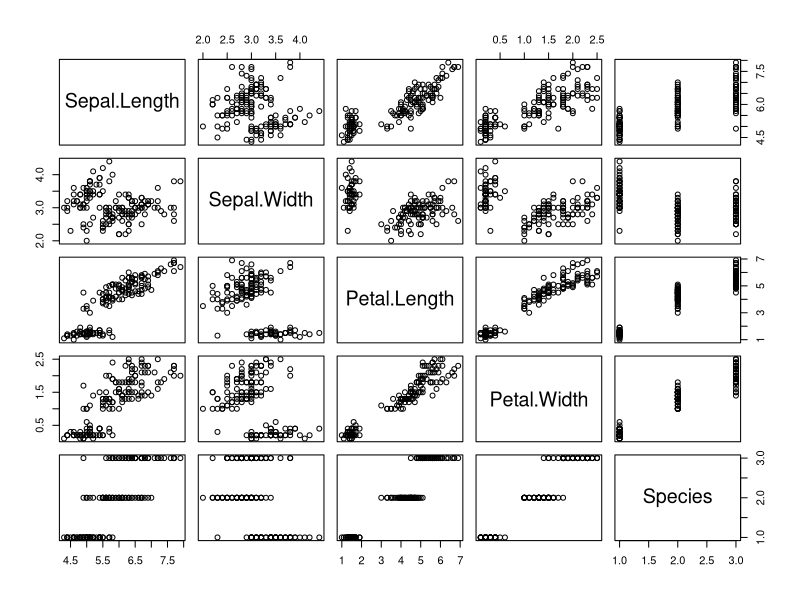
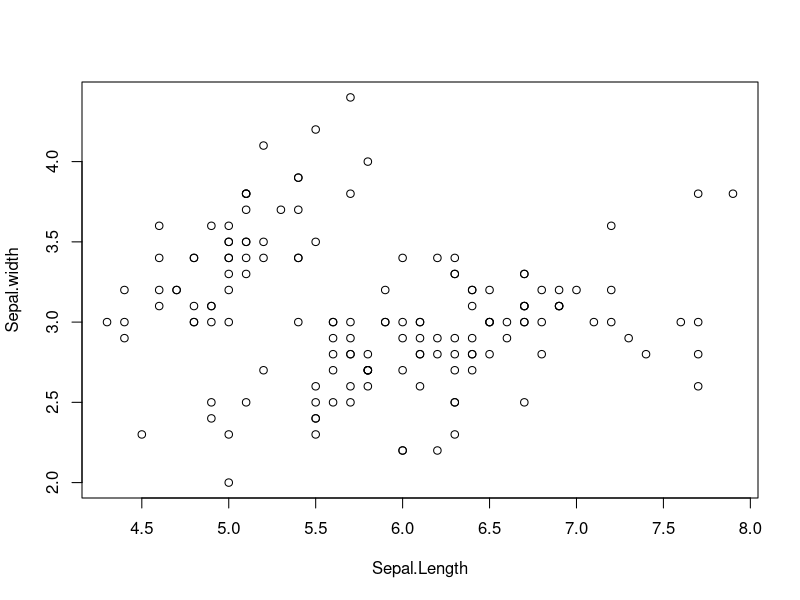
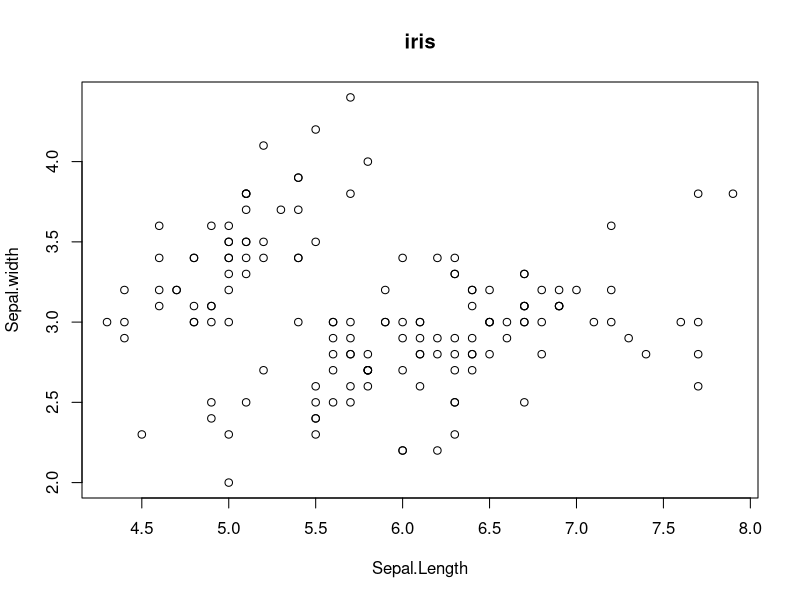
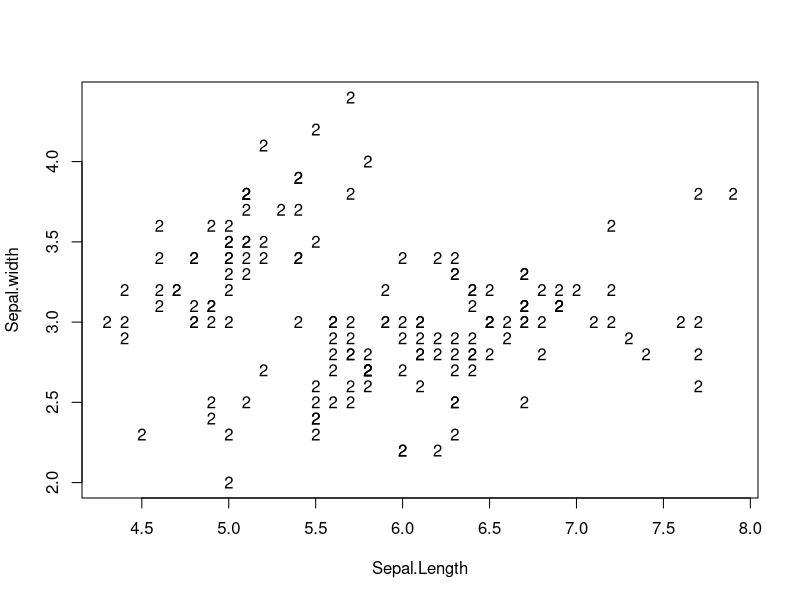
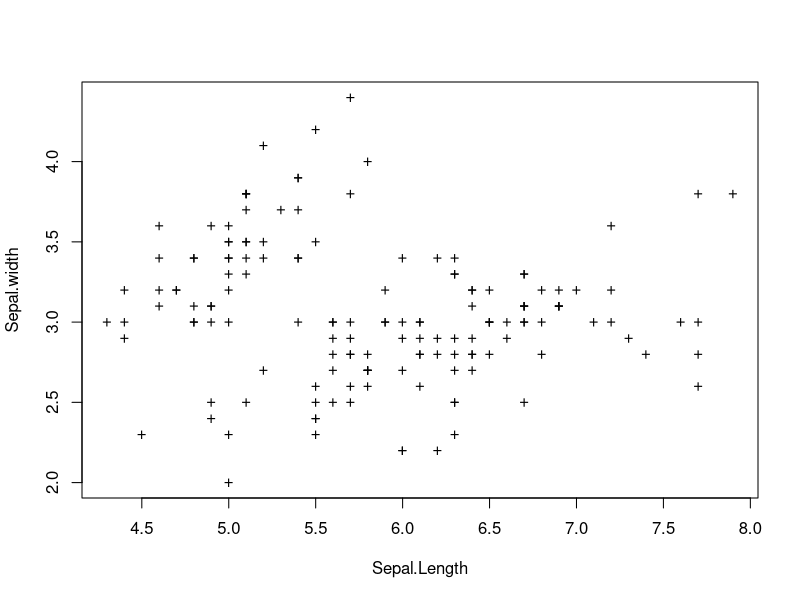
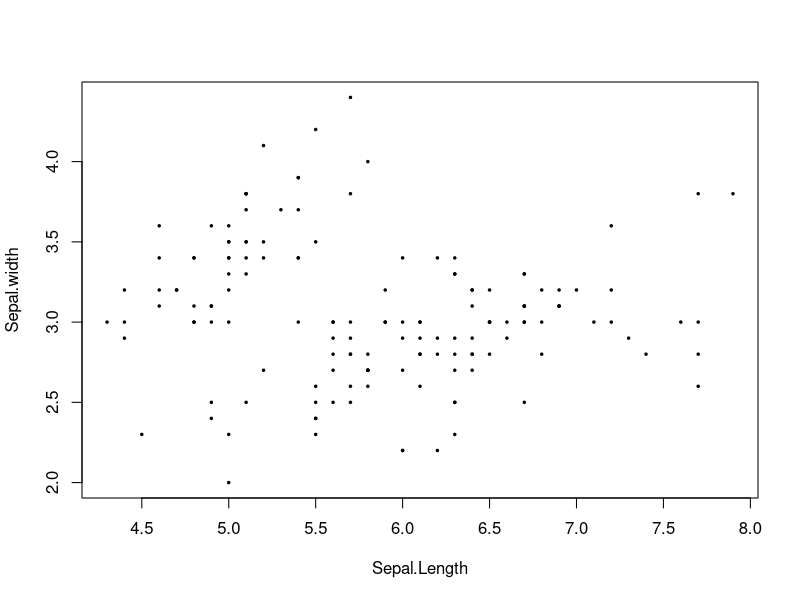
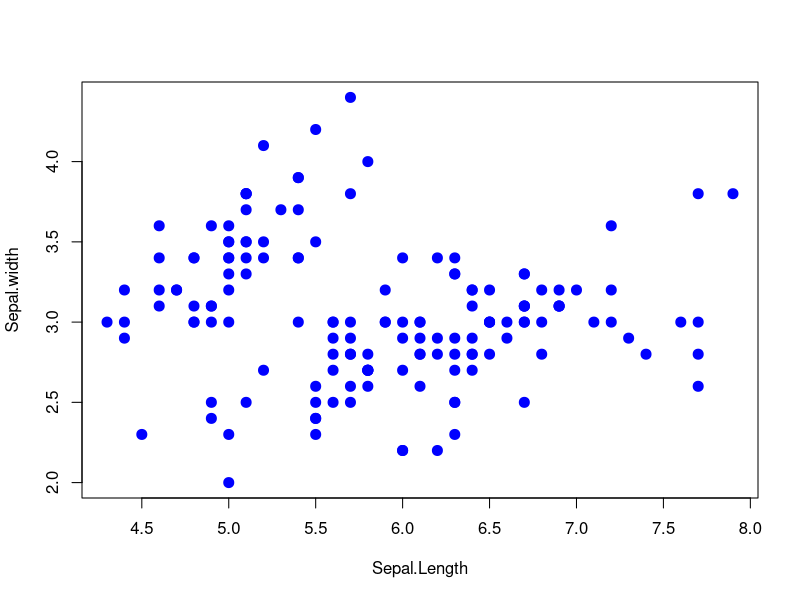
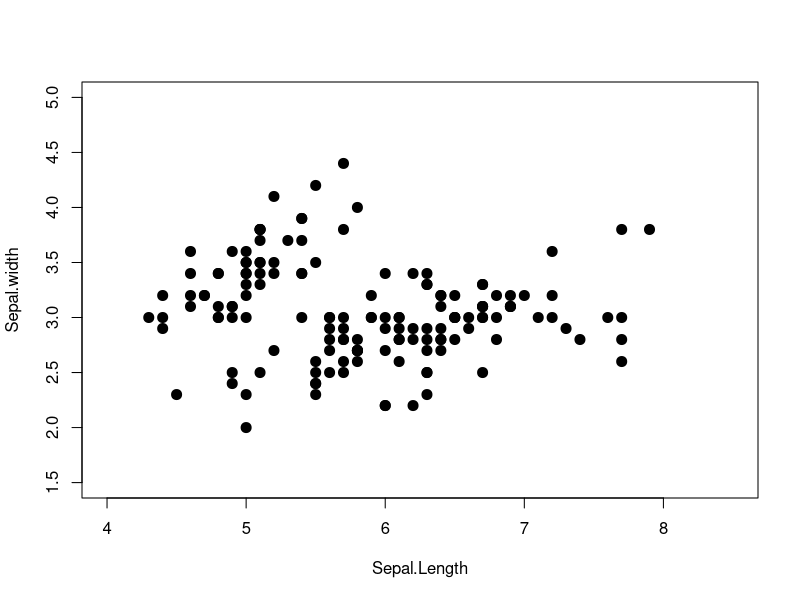

Reproduce these figures in R, in order.
str(iris)
plot(iris)

plot(iris$Sepal.Length, iris$Sepal.Width,xlab="Sepal.Length",ylab="Sepal.width")

plot(iris$Sepal.Length, iris$Sepal.Width,xlab="Sepal.Length",ylab="Sepal.width",main="iris")

plot(iris$Sepal.Length, iris$Sepal.Width,xlab="Sepal.Length",ylab="Sepal.width",pch="20")

plot(iris$Sepal.Length, iris$Sepal.Width,xlab="Sepal.Length",ylab="Sepal.width",pch="+")

plot(iris$Sepal.Length, iris$Sepal.Width,xlab="Sepal.Length",ylab="Sepal.width",pch=20,cex=.5)

plot(iris$Sepal.Length, iris$Sepal.Width,xlab="Sepal.Length",ylab="Sepal.width",pch=20,cex=2, col="blue")

min(iris$Sepal.Length)
max(iris$Sepal.Length)
min(iris$Sepal.Width)
max(iris$Sepal.Width)


plot(iris$Sepal.Length, iris$Sepal.Width,xlab="Sepal.Length",ylab="Sepal.width",pch=20,cex=2,
     xlim=c(4,8.5),ylim=c(1.5,5))


plot(iris$Sepal.Length, iris$Sepal.Width,xlab="Sepal.Length",ylab="Sepal.width",pch=20,cex=2, 
     xlim=c(min(iris$Sepal.Length),max(iris$Sepal.Length)),ylim=c(min(iris$Sepal.Width),max(iris$Sepal.Width)))




plot(iris$Sepal.Length, iris$Sepal.Width,xlab="Sepal.Length",ylab="Sepal.width",pch=20,cex=2, xlim=c(4,8.5),ylim=c(1.5,5),type="l")
plot(iris$Sepal.Length, iris$Sepal.Width,xlab="Sepal.Length",ylab="Sepal.width",pch=20,cex=2, xlim=c(4,8.5),ylim=c(1.5,5),type="b")
plot(iris$Sepal.Length, iris$Sepal.Width,xlab="Sepal.Length",ylab="Sepal.width",pch=20,cex=2, xlim=c(4,8.5),ylim=c(1.5,5),type="o")

data(cars)
str(cars)
plot(cars)

plot(cars,type="l")
